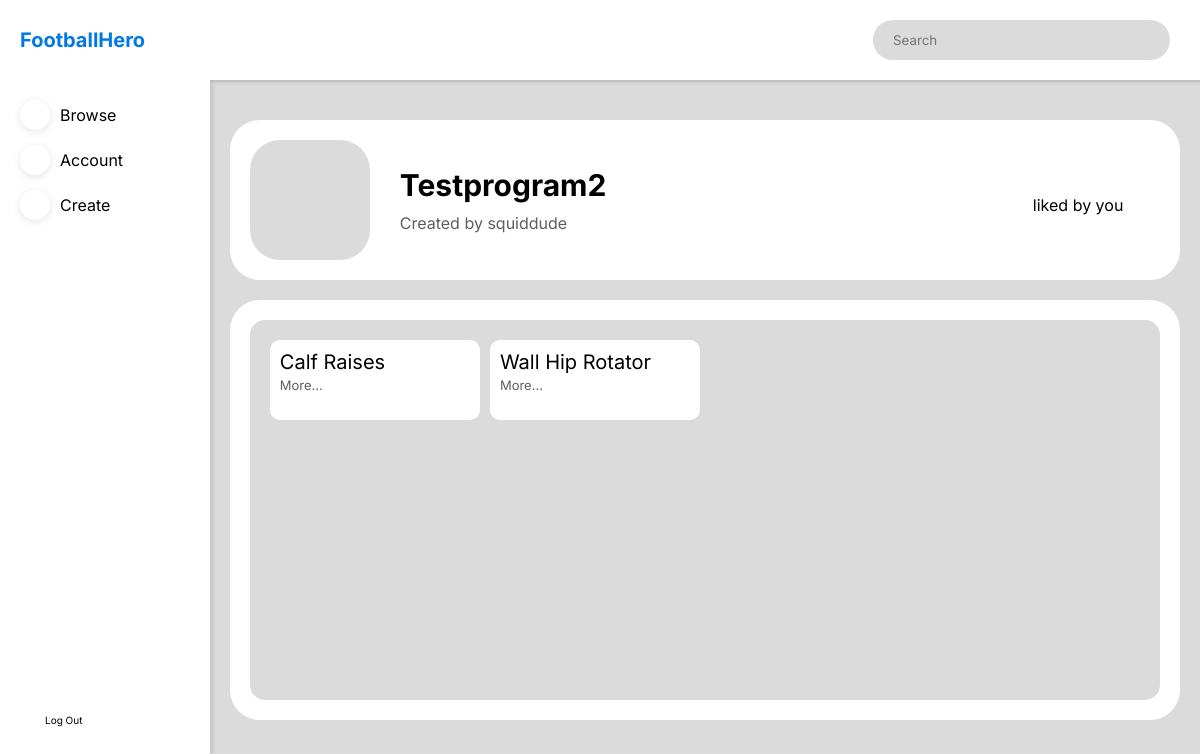
/program/3 (signed in), run on the app's committed database.
### website/models.py (models this page shows)
class Program(db.Model):
    id = db.Column(db.Integer, primary_key=True)
    name = db.Column(db.String(150), nullable=False)
    user_id = db.Column(db.Integer, db.ForeignKey('user.id'), nullable=False)
    description = db.Column(db.String(3000))
    exercises = db.relationship(
        'Exercise', secondary=ExerciseProgram, backref='exercises')
    favorited = db.relationship(
        'User', secondary=FavoriteProgram, backref=db.backref('favirouted'),  lazy='dynamic')

class User(db.Model):
    id = db.Column(db.Integer, primary_key=True)
    username = db.Column(db.String(150), unique=True, nullable=False)
    email = db.Column(db.String(150), unique=True)
    password = db.Column(db.String(200))
    verified = db.Column(db.Boolean, default=False)
    programs = db.relationship('Program')
    favorites = db.relationship(
        'Program', secondary=FavoriteProgram, backref=db.backref('favoriteprograms'),  lazy='dynamic')

class Exercise(db.Model):
    id = db.Column(db.Integer, primary_key=True)
    name = db.Column(db.String(150), nullable=False)
    type_id = db.Column(db.Integer, db.ForeignKey('type.id'), nullable=False)
    Instructions = db.Column(db.String(1000))

### website/dashboard.py (the view)
@dashboard.route('/program/<int:id>')
def program(id):
    if 'user' in session:
        user = session['user']
        program_info = db.session.query(
            Program.id, Program.name, Program.description, User.username).join(User).filter(Program.id == id).first()
        if not program_info:
            abort(404)
        exercises = Program.query.filter(Program.id == id).first().exercises
        user_id = db.session.query(User.id).filter(
            User.username == user).first()
        user_like = db.session.query(FavoriteProgram).filter(
            (FavoriteProgram.columns.user_id == int(user_id[0])) & (FavoriteProgram.columns.program_id == int(id))).first()
        if user_like:
            liked_by_user = True
        else:
            liked_by_user = False
        likes = db.session.query(FavoriteProgram).filter(
            (FavoriteProgram.columns.program_id == int(id))).count()
        return render_template('program.html', username=user, program_info=program_info, exercises=exercises, liked_by_user=liked_by_user, likes=likes)
    else:
        return redirect((url_for('auth.signin')))

### website/templates/program.html (shortened to what this page needs)
{% extends 'dashboard_template.html' %}
{% block content %}
<div class="dashboard-body-element dashboard-body-first dashboard-body-program-first">
    <div class="dashboard-body-icon dashboard-body-tag">
        <span class="iconify" data-icon="akar-icons:folder"></span>
    </div>
    <div class='dashboard-program-info-wrapper'>
        <div class="dashboard-body-tag dashboard-body-tag-info">
            <p>{{program_info[1] | capitalize}}</p>
            {% if program_info[3] == username %}
            <p>Created by You</p>
            <div class="dashboard-program-info-settings">
                <span class="iconify" data-icon="carbon:settings"></span>
                <a id='dashboard-program-info-settings-copylink'>copy link</a>
                <a id='dashboard-program-info-settings-deletepost'> delete</a>
            </div>
            {% else %}
            <p>Created by {{program_info[3]}} </p>
            {% endif %}
        </div>
        <div class="dashboard-body-tag dashboard-program-actions-wrapper">
            <div class="dashboard-program-actions dashboard-program-actions-likes">
                {% if liked_by_user == True %}
                {% if likes > 1 %}
                <p id='dashboard-program-actions-like-text'>Liked by you and {{likes - 1}} others</p>
                {% else %}
                <p id='dashboard-program-actions-like-text'>liked by you</p>
                {% endif %}
                {% endif %}
            </div>
        </div>
    </div>
</div>
<div class="dashboard-body-element dashboard-program-exercises-wrapper">
    <div class="dashboard-program-exercises">
        {% for exercise in exercises%}
        <div class="dashboard-program-exercise">
            <p class="dashboard-create-modal-exercisesbody-title">{{exercise.name}}</p>
            <a class="dashboard-create-modal-exercisesbody-link"
                onclick="location.href='/exercise/{{exercise.id}}';">more...</a>
        </div>
        {% endfor %}
    </div>
</div>
{% endblock %}

### website/static/styles.css (style rules this page uses)
* { padding: 0; margin: 0; box-sizing: border-box; font-family: "Inter", "Poppins"; }
:root { --main-color: #0078e7; --secondary-color: #dbdbdb; --background-colour: #ffffff; --text-color-1: #000000; --text-color-2: #5e5e5e; --text-color-3: #ffffff; }
html { scroll-behavior: smooth; }
.dashboard-body-first { margin-top: 40px; }
.dashboard-body-icon { height: 120px; width: 120px; background-color: var(--secondary-color); border-radius: 30px; display: flex; align-items: center; justify-content: center; }
.dashboard-body-icon .iconify { width: 60%; height: 60%; color: var(--text-color-2); }
.dashboard-body-tag p:first-child { margin-bottom: 10px; }
.dashboard-body-element { width: 96%; margin-left: auto; margin-right: auto; background-color: var(--background-colour); padding: 20px; border-radius: 30px; }
.dashboard-body-tag-info p:not(:first-child) { color: var(--text-color-2); }
.dashboard-body-tag-info p:first-child { font-size: 30px; font-weight: bold; }
.dashboard-body-program-first { display: flex; align-items: center; }
.dashboard-program-info-wrapper { display: flex; align-items: center; justify-content: space-between; width: 80%; margin-left: 30px; height: 120px; }
.dashboard-program-actions-wrapper { display: flex; gap: 5%; }
.dashboard-program-actions { display: flex; flex-direction: column; align-items: center; gap: 10px; width: 100px; height: 100%; text-align: center; }
.dashboard-program-exercises-wrapper { margin-top: 20px; height: 60%; min-height: 400px; }
.dashboard-program-exercises { height: 100%; width: 100%; border-radius: 15px; padding: 20px; background-color: var(--secondary-color); display: grid; grid-template-columns: 1fr 1fr 1fr 1fr; grid-template-rows: auto; grid-row-gap: 10px; grid-column-gap: 10px; grid-template-rows: repeat(auto-fill, 80px); overflow: scroll; }
.dashboard-program-exercise { background-color: var(--background-colour); height: 80px; width: 100%; padding: 10px; border-radius: 10px; text-transform: capitalize; }
.dashboard-create-modal-exercisesbody-title { font-size: 20px; }
.dashboard-create-modal-exercisesbody-link { color: var(--text-color-2); font-size: 13px; }

### data on the page
Program: name "Testprogram2"
User: username "squiddude"
Exercise: name "Calf Raises"
Exercise: name "Wall Hip Rotator"
